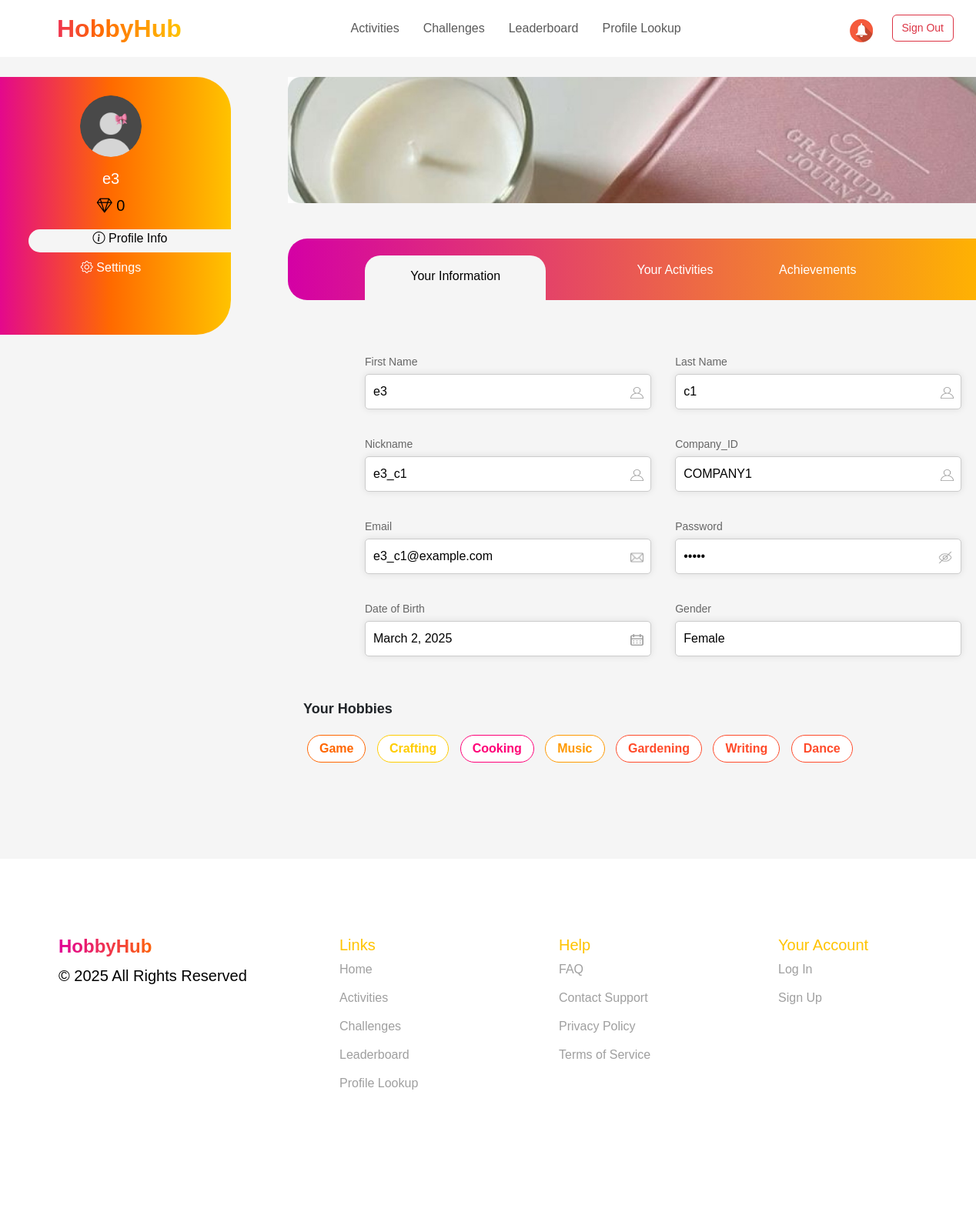
Screenshot of /user_profile/ (signed in) with the database file from the repository.
### events/models.py (models this page shows, shortened)
class Employee(models.Model):
    nickname = models.CharField(max_length=100, primary_key=True, verbose_name="Nickname")
    name = models.CharField(max_length=255, verbose_name="Name")
    last_name = models.CharField(max_length=255, verbose_name="Last Name")
    number = models.CharField(max_length=20, verbose_name="Number")
    join_date = models.DateField(verbose_name="Join Date")
    date_of_birth = models.DateField(null=True, blank=True, verbose_name="Date of Birth")
    social_id = models.CharField(max_length=255, blank=True, null=True)  # ID из социальной сети
    social_provider = models.CharField(max_length=50, blank=True, null=True)  # Провайдер (Google, Facebook и т.д.)
    company = models.ForeignKey(
        Company,
        to_field='company_id',  # Указываем, что внешний ключ ссылается на company_id
        on_delete=models.CASCADE,
        verbose_name="Company"
    )
    gender = models.CharField(max_length=10, choices=[('Male', 'Male'), ('Female', 'Female')], verbose_name="Gender")
    mail = models.EmailField(unique=True, verbose_name="Email")
    password = models.CharField(max_length=255, verbose_name="Password")
    is_approved = models.BooleanField(default=False, verbose_name="Approved")
    profile_photo = models.ImageField(upload_to='profile_photos/', null=True, blank=True, verbose_name="Profile Photo")
    hobbies = models.ManyToManyField(Hobby, blank=True, related_name='employees')
    diamonds = models.IntegerField(default=0, verbose_name="Diamonds")  # Новое поле для валюты

class Company(AbstractBaseUser, PermissionsMixin):
    name = models.CharField(max_length=255, verbose_name="Company Name")
    company_id = models.CharField(max_length=100, unique=True, verbose_name="Company ID")
    created_at = models.DateTimeField(auto_now_add=True, verbose_name="Date of Creation")
    email = models.EmailField(unique=True)
    profile_photo = models.ImageField(upload_to='organizer_profile_photos/', null=True, blank=True, verbose_name="Organizer Profile Photo")
    is_active = models.BooleanField(default=True)
    is_staff = models.BooleanField(default=False)
    objects = CompanyManager()
    USERNAME_FIELD = "email"
    REQUIRED_FIELDS = ["name", "company_id"]
    def __str__(self):
        return str(self.company_id)

class Hobby(models.Model):
    name = models.CharField(max_length=100, unique=True, verbose_name="Hobby Name")

### events/views.py (the view)
# urls.py: path('user_profile/', user_profile, name='user_profile'),
@role_required("employee")
@approval_required
def user_profile(request):
    nickname = request.session.get("nickname")
    if not nickname:
        return redirect("sign_in")
    user = Employee.objects.filter(nickname=nickname).first()
    if not user:
        return redirect("sign_in")
    hobbies = user.hobbies.all()
    return render(request, "userprofile.html", {"user": user, "hobbies": hobbies})

### events/views.py (called while the page is built)
def role_required(role):
    def decorator(view_func):
        @wraps(view_func)
        def wrapper(request, *args, **kwargs):
            if role == "employee" and not request.session.get("nickname"):
                return redirect(f"/sign_in/?next={request.get_full_path()}")
            if role == "organizer" and not request.session.get("company_id"):
                return redirect(f"/sign_in/?next={request.get_full_path()}")
            return view_func(request, *args, **kwargs)
        return wrapper
    return decorator

def approval_required(view_func):
    @wraps(view_func)
    def _wrapped_view(request, *args, **kwargs):
        nickname = request.session.get("nickname")
        if not nickname:
            return redirect("sign_in")
        user = Employee.objects.filter(nickname=nickname).first()
        if not user or not user.is_approved:
            return redirect("")
        return view_func(request, *args, **kwargs)
    return _wrapped_view

### events/templates/userprofile.html (shortened to what this page needs)
<!DOCTYPE html>
<html lang="en">
<head>
    {% load static %}
    <link rel="stylesheet" href="https://cdn.jsdelivr.net/npm/bootstrap@5.3.0/dist/css/bootstrap.min.css">
    <link href="https://cdn.jsdelivr.net/npm/bootstrap-icons/font/bootstrap-icons.css" rel="stylesheet">
    <link rel="stylesheet" href="{% static 'css/all.css' %}">
</head>
<body>
    <section class="header">
        <nav class="navbar navbar-expand-lg navbar-bold px-4  bg-white fixed-top">
            <a class="navbar-brand fw-bold gradient-text logo" href="{% url 'user_view'%}">HobbyHub</span></a>
            <div class="collapse navbar-collapse justify-content-center" id="navbarNav">
                <ul class="navbar-nav">
                    <li class="nav-item header-text"><a class="nav-link" href="{% url 'user_activities' %}">Activities</a></li>
                    <li class="nav-item header-text"><a class="nav-link" href="#">Challenges</a></li>
                    <li class="nav-item header-text"><a class="nav-link" href="{% url 'leaderboard' %}">Leaderboard</a></li>
                    <li class="nav-item header-text"><a class="nav-link" href="#">Profile Lookup</a></li>
                </ul>
            </div>
            <div class="d-flex">
                <a class="notifications"><img src="{% static 'images/bell.jpg' %}" alt="Notification"></a>
                <form action="{% url 'logout' %}" method="post">
                    <button type="submit" class="btn btn-outline-danger">Sign Out</button>
                </form>
            </div>
        </nav>
        </section>
        <div class="container mt-4">
            <div class="row  mainpartpro">
                <div class="col-md-2">
                    <div class="sidebar p-4">
                        {% if user.profile_photo %}
                            <img src="{{ user.profile_photo.url }}" alt="Profile" class="rounded-circle mb-3" width="80" alt="Profile">
                        {% else %}
                            <img src="{% static 'images/profile_photo.png' %}" class="rounded-circle mb-3" width="80" alt="Profile">
                        {% endif %}
                        <h5>{{ user.name }}</h5>
                        <p><i class="bi bi-gem"></i> {{ user.diamonds }}</p>
                            <div class="pro-act-set-tab w-100 mb-2"><i class="bi bi-info-circle"></i><a href="#">   Profile Info</a></div>
                            <div class="pro-set-tab w-100 mb-2"><i class="bi bi-gear"></i><a href="{% url 'user_setting' %}" >   Settings</a></div>
                    </div>
                </div>
                <div class="col-md-10 mainpartpro">
                    <img src="{% static 'images/profile_banner.jpg' %}" class="img-fluid  mb-3" alt="Banner">
                    <div class="navbar user_det">
                        <div class="tab active-tab" ><a href="{% url 'user_profile' %}">Your Information</a></div>
                        <div class="tab tab_act" ><a href="{% url 'profile_user_act' %}">Your Activities</a></div>
                        <div class="tab" ><a href="{% url 'user_achievements' %}">Achievements</a></div>
                    </div>
                    <div class="form-container">
                        <div class="form-group">
                            <div class="input-field">
                                <label>First Name</label>
                                <input type="text" value="{{ user.name }}" readonly>
                                <i><img src="{% static 'images/imput_profile_icon.png' %}" width="17"></i>
                            </div>
                            <div class="input-field">
                                <label>Last Name</label>
                                <input type="text" value="{{ user.last_name}}" readonly>
                                <i><img src="{% static 'images/imput_profile_icon.png' %}" width="17"></i>
                            </div>
                        </div>
                        <div class="form-group">
                            <div class="input-field">
                                <label>Nickname</label>
                                <input type="text" value="{{ user.nickname }}" readonly >
                                <i><img src="{% static 'images/imput_profile_icon.png' %}" width="17"></i>
                            </div>
                            <div class="input-field">
                                <label>Company_ID</label>
                                <input type="text" value="{{ user.company }}" readonly>
                                <i><img src="{% static 'images/imput_profile_icon.png' %}" width="17"></i>
                            </div>
                        </div>
                        <div class="form-group">
                            <div class="input-field">
                                <label>Email</label>
                                <input type="email" value="{{ user.mail }}" readonly>
                                <i><img src="{% static 'images/mail_icon.png' %}" width="17"></i>
                            </div>
                            <div class="input-field">
                                <label>Password</label>
                                <input type="password" value="*****" readonly>
                                <i><img src="{% static 'images/hide_icon.png' %}" width="22"></i>
                            </div>
                        </div>
                        <div class="form-group">
                            <div class="input-field">
                                <label>Date of Birth</label>
                                <input type="text" value="{{user.date_of_birth}}" readonly>
                                <i><img src="{% static 'images/calendar_icon.png' %}" width="17"></i>
                            </div>
                            <div class="input-field" >
                                <label>Gender</label>
                                <input type="text" value="{{user.gender}}" readonly>
                            </div>
                        </div>
                    </div>
                    <div class="hobbies">
                        <span>Your Hobbies</span>
                        {% if user.hobbies.all %}
                            {% for hobby in user.hobbies.all %}
                                <button class="hobby-btn">{{ hobby.name }}</button>
                            {% endfor %}
                        {% else %}
                            <p>No hobbies selected.</p>
                        {% endif %}
                    </div>
                </div>
            </div>
        </div>
    <footer class="footer">
        <div class="container">
            <div class="row">
                <div class="col-md-3">
                    <h4 class="fw-bold gradient-text">HobbyHub</h4>
                    <p>© 2025 All Rights Reserved</p>
                </div>
                <div class="col-md-3">
                    <h5>Links</h5>
                    <ul>
                        <li><a href="#">Home</a></li>
                        <li><a href="#">Activities</a></li>
                        <li><a href="#">Challenges</a></li>
                        <li><a href="#">Leaderboard</a></li>
                        <li><a href="#">Profile Lookup</a></li>
                    </ul>
                </div>
                <div class="col-md-3">
                    <h5>Help</h5>
                    <ul>
                        <li><a href="#">FAQ</a></li>
                        <li><a href="#">Contact Support</a></li>
                        <li><a href="#">Privacy Policy</a></li>
                        <li><a href="#">Terms of Service</a></li>
                    </ul>
                </div>
                <div class="col-md-3">
                    <h5>Your Account</h5>
                    <ul>
                        <li><a href="#">Log In</a></li>
                        <li><a href="#">Sign Up</a></li>
                    </ul>
                </div>
            </div>
        </div>
    </footer>
</body>
</html>

### events/static/css/guest-styles.css (style rules this page uses)
html { scroll-behavior: smooth; }
body { font-family: 'Girloy-Medium', sans-serif !important; margin: auto; background-color: #f5f5f5; }
p { color: #000000; font-weight: 400; font-size: 20px; }
.gradient-text { background: linear-gradient(90deg, #E10098 0%, #FF6A00 50%, #FFC300 100%); -webkit-background-clip: text; -webkit-text-fill-color: transparent; font-weight: bold; }
.nav-item a { margin-right: 15px; }
.logo { font-size: 2rem; font-weight: bold; }
.footer { height: 450px; background: #FFFFFF; color: black; padding: 100px 0; }
.footer h5 { padding-left: 80px; color: #FFC300; }
.footer ul { list-style: none; display: flex; flex-direction: column; padding-left: 50px; }
.footer ul li { margin-bottom: 13px; }
.footer ul li a { color: #9F9F9F; text-decoration: none; padding-left: 30px; }

### events/static/css/organizer-styles.css (style rules this page uses)
body { font-family: 'Gilroy-Medium', sans-serif; background-color: #F5F5F5; }
body h1, h2, h3, h4,h5,h6, header { font-family: 'Gilroy-Bold', sans-serif; }
p { color: #000000; font-weight: 400; font-size: 20px; }
.header { background-color: gainsboro; }
.gradient-text { background: linear-gradient(90deg, #E10098 0%, #FF6A00 50%, #FFC300 100%); -webkit-background-clip: text; -webkit-text-fill-color: transparent; font-weight: bold; }
.logo { font-size: 2rem; font-weight: bold; padding-left: 50px; }
.footer { height: 450px; background: #FFFFFF; color: black; padding: 100px 0; }
.footer h5 { padding-left: 80px; color: #FFC300; }
.footer ul { list-style: none; display: flex; flex-direction: column; padding-left: 50px; }
.footer ul li { margin-bottom: 13px; }
.footer ul li a { color: #9F9F9F; text-decoration: none; padding-left: 30px; }
.btn { font-size: 14px; margin-right: 5px; }
.notifications img { width:30px; height:30px; margin-right: 25px; margin-top: 6px; }

### events/static/css/user-styles.css (style rules this page uses)
body { overflow-x: hidden; }

### events/static/css/profile.css (style rules this page uses)
.mainpartpro { margin-top: 50px; margin-left: 50px; margin-right: -50px; margin-bottom: 50px; }
.mainpartpro img { border: 10px 10px 0px 0px; }
label { color: #9F9F9F; }
.pro-act-set-tab i, .pro-set-tab i { font-size: 16px; }
.pro-act-set-tab { background: #F5F5F5; color: #000000; margin-left: 25px; border-radius: 25px 0px 0px 25px; height: 30px; font-size: 16px; }
.sidebar { margin-top: 50px; margin-left: -150px; height: 335px; background: linear-gradient(90deg, #E10098 0%, #FF6A00 50%, #FFC300 100%); color: white; padding: 20px; border-radius: 0px 45px 45px 0px; text-align: center; }
.user_det { display: flex; background: linear-gradient(to right, #d400a5, #ffb400); border-radius: 25px 0px 0px 25px; padding: 0px 100px 0px 100px; max-width: 1200px; height: 80px; margin: 30px auto; position: relative; }
.tab { flex: 1; text-align: center; padding: 15px; color: white; font-weight: bold; cursor: pointer; position: relative; }
.tab a, .pro-set-tab a { text-decoration: none; color: white; font-weight: 400; }
.tab_act a { margin-left: 100px; }
.active-tab { margin-top: 22px; background: #F5F5F5; color: black; border-radius: 20px 20px 0px 0px; padding: 15px; height: 60px; }
.active-tab a,.act-active-tab a, .pro-act-set-tab a { text-decoration: none; color: black; }
.form-container { width: 90%; margin-right: 20px; padding: 20px; text-align: left; }
.form-group { display: flex; justify-content: space-between; margin-bottom: 15px; }
.form-group label { font-size: 14px; display: block; color: #666; }
.form-group input, .form-group select { width: 100%; padding: 10px; border: 1px solid #ccc; border-radius: 5px; font-size: 16px; }
.input-field { margin-top: 20px; position: relative; width: 48%; }
.input-field i { position: absolute; right: 10px; top: 38px; color: gray; }
input { margin-top: 5px; box-shadow: 0 0 10px rgba(0, 0, 0, 0.1); }
.hobbies { width: 90%; margin-right: 20px; padding: 20px; text-align: left; }
.hobbies span { font-size: 18px; font-weight: bold; display: block; margin-bottom: 15px; }
.hobby-btn { display: inline-block; padding: 10px 20px; margin: 5px; border: 2px solid transparent; border-radius: 20px; font-size: 16px; cursor: pointer; transition: 0.3s; font-weight: bold; }
.hobby-btn:nth-child(2) { border-color: #ff6600; color: #ff6600; }
.hobby-btn:nth-child(3) { border-color: #ffcc00; color: #ffcc00; }
.hobby-btn:nth-child(4) { border-color: #ff0077; color: #ff0077; }
.hobby-btn:nth-child(5) { border-color: #ff9900; color: #ff9900; }
.form-container { margin-left: 80px; }
.hobbies button { border: 1px solid #ff4b2b; border-radius: 20px; padding: 5px 15px; margin: 5px; background: white; color: #ff4b2b; }

### rows the page displays
Employee: name "e3", diamonds "0", last_name "c1", nickname "e3_c1", company "COMPANY1", mail "e3_c1@example.com", date_of_birth "March 2, 2025", gender "Female"
Hobby: name "Game"
Hobby: name "Crafting"
Hobby: name "Cooking"
Hobby: name "Music"
Hobby: name "Gardening"
Hobby: name "Writing"
Hobby: name "Dance"
